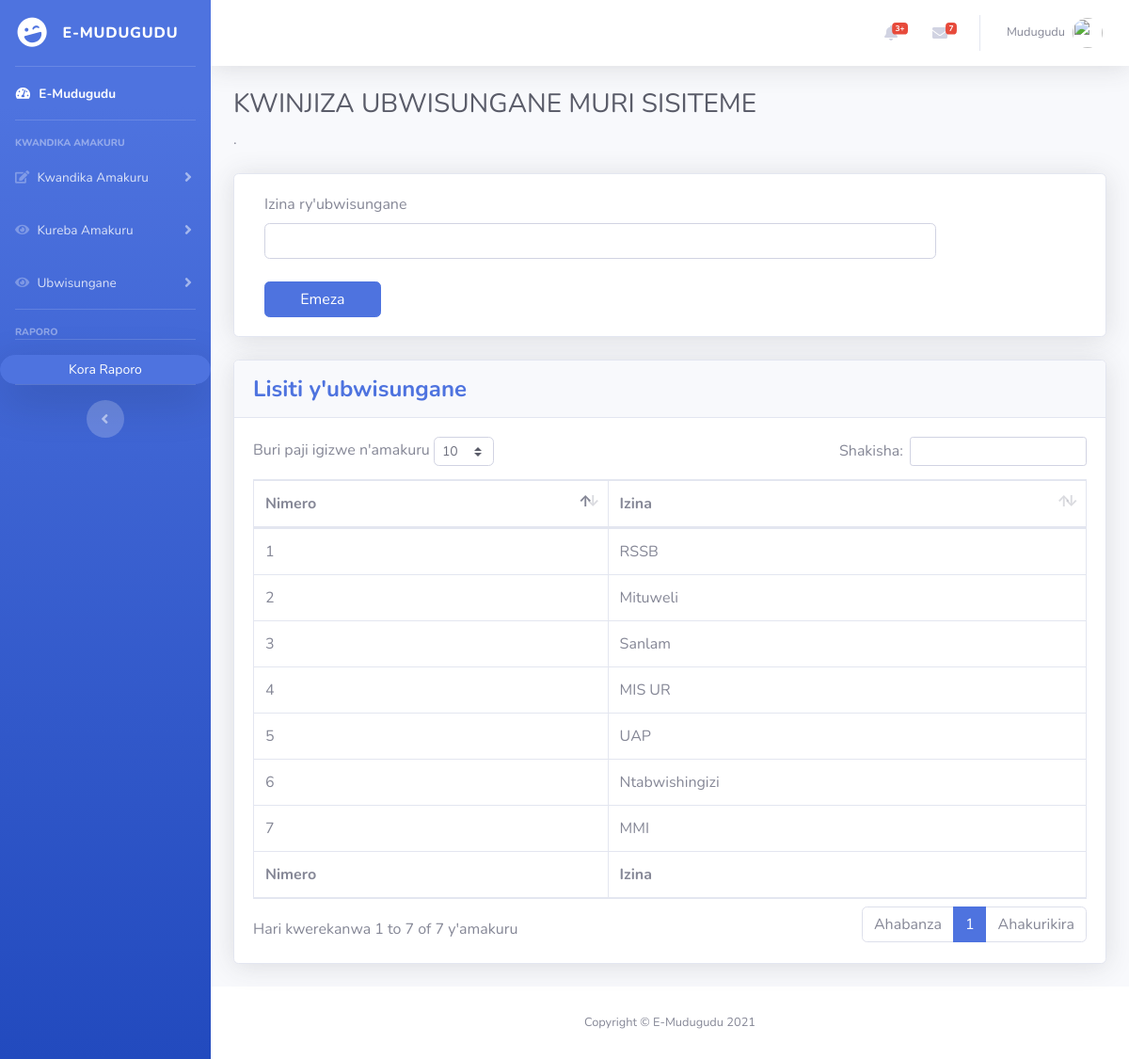
Page /kwinjiza_ubwisungane.php (signed in) on the committed database.
### tables this page shows
CREATE TABLE `ubwisungane` (
  `ubwisungane_id` int(255) NOT NULL,
  `ubwisungane_name` varchar(255) NOT NULL,
  `Ntacyo_Afite` varchar(255) NOT NULL
);

### kwinjiza_ubwisungane.php (the view, shortened to what this page needs)
<!DOCTYPE html>
<html lang="en">
<head>
  <link href="vendor/fontawesome-free/css/all.min.css" rel="stylesheet" type="text/css">
  <link href="css/sb-admin-2.min.css" rel="stylesheet">
  <link href="vendor/datatables/dataTables.bootstrap4.min.css" rel="stylesheet">
</head>
<body id="page-top" onload="Nodd()">
  <div id="wrapper">
    <?php include 'sidebar.php';?>
    <div id="content-wrapper" class="d-flex flex-column">
      <div id="content">
        <?php include 'topbar.php';?>
        <div class="container-fluid">
          <h1 class="h3 mb-2 text-gray-800">KWINJIZA UBWISUNGANE MURI SISITEME</h1>
          <p class="mb-4"> .</p>
          <div class="card shadow mb-4">
            <div class="card-body">
                  <form action="" method="post">
                 <div class="col-lg-10 col-md-10">
                  <label for="insurancename">Izina ry'ubwisungane</label>
                  <input type="text" class="form-control" placeholder="" name="insurancename" required></div>
                  <br>
                  <div class="col-md-2">
                  <input type="submit" value="Emeza" class="btn btn-block btn-primary" name="injiza"></div>
                </form>
                </div>
                </div>
                <div class="card shadow mb-4">
                  <div class="card-header py-3">
                    <h4 class="m-0 font-weight-bold text-primary">Lisiti y'ubwisungane</h4>
                  </div>
                  <div class="card-body">
                    <div class="table-responsive">
                      <table class="table table-bordered" id="dataTable" width="100%" cellspacing="0">
                        <thead>
                            <tr>
                              <th>Nimero</th>
                              <th>Izina</th>
                            </tr>
                        </thead>
                        <tfoot>
                          <tr>
                            <th>Nimero</th>
                            <th>Izina</th>
                          </tr>
                        </tfoot>
                        <tbody>
                           <?php
            $sql="SELECT ubwisungane_name FROM ubwisungane";
      $count = 1;
      $result=mysqli_query($connection,$sql);
      $checkresult=mysqli_num_rows($result);
      if ($checkresult > 0) {
        while ($row=mysqli_fetch_array($result)) {
          echo"<tr>";
                echo"<td>$count</td>";
                $count = $count + 1;
                echo"<td>".$row['ubwisungane_name']."</td>";
            echo "</tr>";
        }
      }
              ?>
                        </tbody>
                      </table>
                    </div>
                  </div>
                </div>
                </div>
                </div>
      <footer class="sticky-footer bg-white">
        <div class="container my-auto">
          <div class="copyright text-center my-auto">
            <span>Copyright &copy; E-Mudugudu 2021</span>
          </div>
        </div>
      </footer>
</body>
</html>

### rows in the picture
ubwisungane: ubwisungane_name "RSSB"
ubwisungane: ubwisungane_name "Mituweli"
ubwisungane: ubwisungane_name "Sanlam"
ubwisungane: ubwisungane_name "MIS UR"
ubwisungane: ubwisungane_name "UAP"
ubwisungane: ubwisungane_name "Ntabwishingizi"
ubwisungane: ubwisungane_name "MMI"
